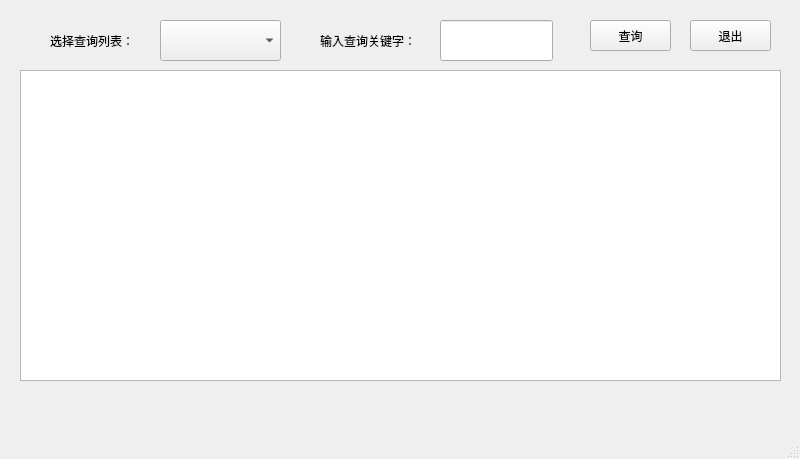
<?xml version="1.0" encoding="UTF-8"?>
<ui version="4.0">
 <class>MainWindow</class>
 <widget class="QMainWindow" name="MainWindow">
  <property name="geometry">
   <rect>
    <x>0</x>
    <y>0</y>
    <width>800</width>
    <height>459</height>
   </rect>
  </property>
  <property name="windowTitle">
   <string>学生信息查询</string>
  </property>
  <widget class="QWidget" name="centralwidget">
   <widget class="QComboBox" name="cboQuery">
    <property name="geometry">
     <rect>
      <x>160</x>
      <y>20</y>
      <width>121</width>
      <height>41</height>
     </rect>
    </property>
   </widget>
   <widget class="QLabel" name="label">
    <property name="geometry">
     <rect>
      <x>50</x>
      <y>20</y>
      <width>111</width>
      <height>41</height>
     </rect>
    </property>
    <property name="text">
     <string>选择查询列表：</string>
    </property>
   </widget>
   <widget class="QLineEdit" name="editKey">
    <property name="geometry">
     <rect>
      <x>440</x>
      <y>20</y>
      <width>113</width>
      <height>41</height>
     </rect>
    </property>
   </widget>
   <widget class="QLabel" name="label_1">
    <property name="geometry">
     <rect>
      <x>320</x>
      <y>20</y>
      <width>111</width>
      <height>41</height>
     </rect>
    </property>
    <property name="text">
     <string>输入查询关键字：</string>
    </property>
   </widget>
   <widget class="QPushButton" name="btnQuit">
    <property name="geometry">
     <rect>
      <x>690</x>
      <y>20</y>
      <width>81</width>
      <height>31</height>
     </rect>
    </property>
    <property name="text">
     <string>退出</string>
    </property>
   </widget>
   <widget class="QPushButton" name="btnQuery">
    <property name="geometry">
     <rect>
      <x>590</x>
      <y>20</y>
      <width>81</width>
      <height>31</height>
     </rect>
    </property>
    <property name="text">
     <string>查询</string>
    </property>
   </widget>
   <widget class="QTableWidget" name="tableWidget">
    <property name="geometry">
     <rect>
      <x>20</x>
      <y>70</y>
      <width>761</width>
      <height>311</height>
     </rect>
    </property>
   </widget>
  </widget>
  <widget class="QMenuBar" name="menubar">
   <property name="geometry">
    <rect>
     <x>0</x>
     <y>0</y>
     <width>800</width>
     <height>33</height>
    </rect>
   </property>
  </widget>
  <widget class="QStatusBar" name="statusbar"/>
 </widget>
 <resources/>
 <connections/>
</ui>
